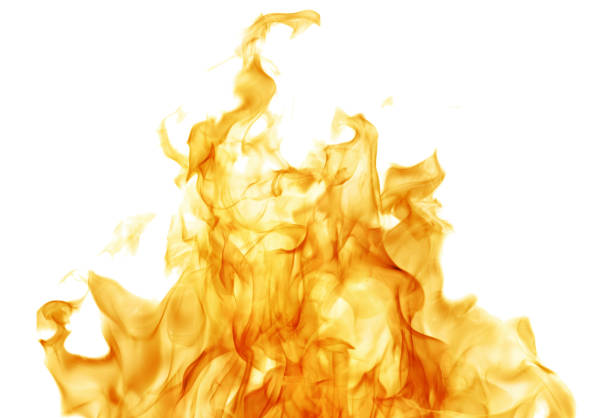
#> input picture fire.jpg, 612 x 418 px
$ python -i ImageProcess.py   (imports and definitions only)
#> lines starting #> are read from the running program, lines starting #| are printed output that depends on the picture; after the words box and inside, x2 and y2 are one past the last pixel; in counts of white or black regions, pixels touching at a corner belong together
import numpy as np
import cv2

# boundary for light color
redBoundary = ([148, 9, 192], [167, 191, 255])
sizeThreshHold = 50


def processImage(fileName):
#> called with fileName = 'fire.jpg'
	image = cv2.imread(fileName)
#> image is the input picture: shape (418, 612, 3); mean B, G, R 182, 228.3, 250.5
	# convert to hsv
	hsv = cv2.cvtColor(image, cv2.COLOR_BGR2HSV)
#> hsv: shape (418, 612, 3); mean H, S, V 11.8, 72.3, 250.6

	# set boundaries
	lower, upper = redBoundary
	lower = np.array(lower)
	upper = np.array(upper)

	# apply mask to colors in range
	mask = cv2.inRange(hsv, lower, upper)
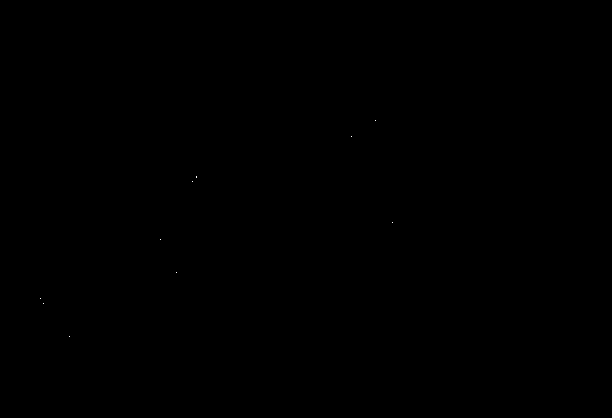
#> mask: shape (418, 612); 0% white in thin lines or dots, all inside (x1, y1, x2, y2) = (40, 120, 393, 337)
	count = cv2.countNonZero(mask)
#> count = 11
	print(count)
#| 11

	''' Image Output '''

	output = cv2.bitwise_and(image, image, mask=mask)
# [4 lines of commented-out code are left out]

	return count > sizeThreshHold

# processImage('imageName.jpg')

>>> result = processImage('fire.jpg')
#> result = False
